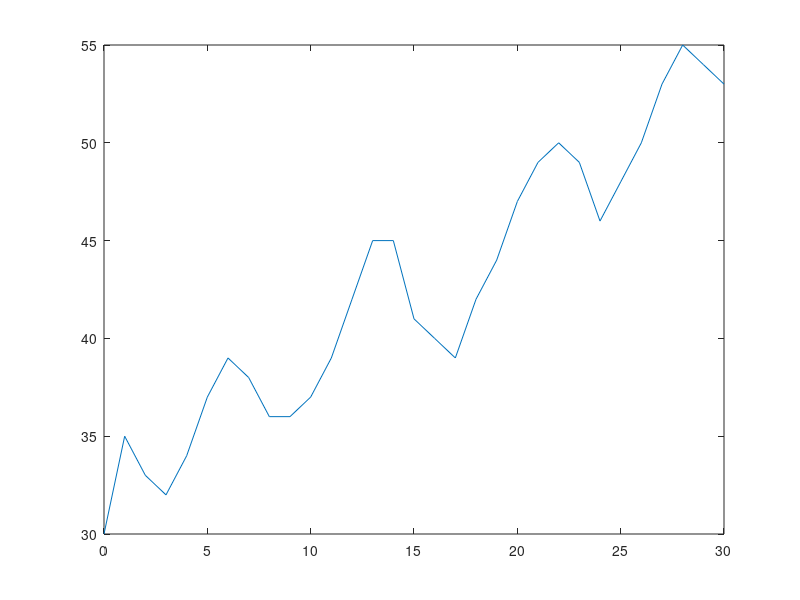

Here is the MATLAB script that generated this plot:
v =[30 35 33 32 34 37 39 38 36 36 37 39 42 45 45 41 40 39 42 44 47 49 50 49 46 48 50 53 55 54 53];
t = linspace(0,30,31);

plot(t,v)

A = 3; 
B = pi/4;
C = 2/3;
D = 32;

x = A*cos(B*t)+C*t+D;

t2 = 0:0.01:30;
n = 20;

p = polyfit(t,v,n)
